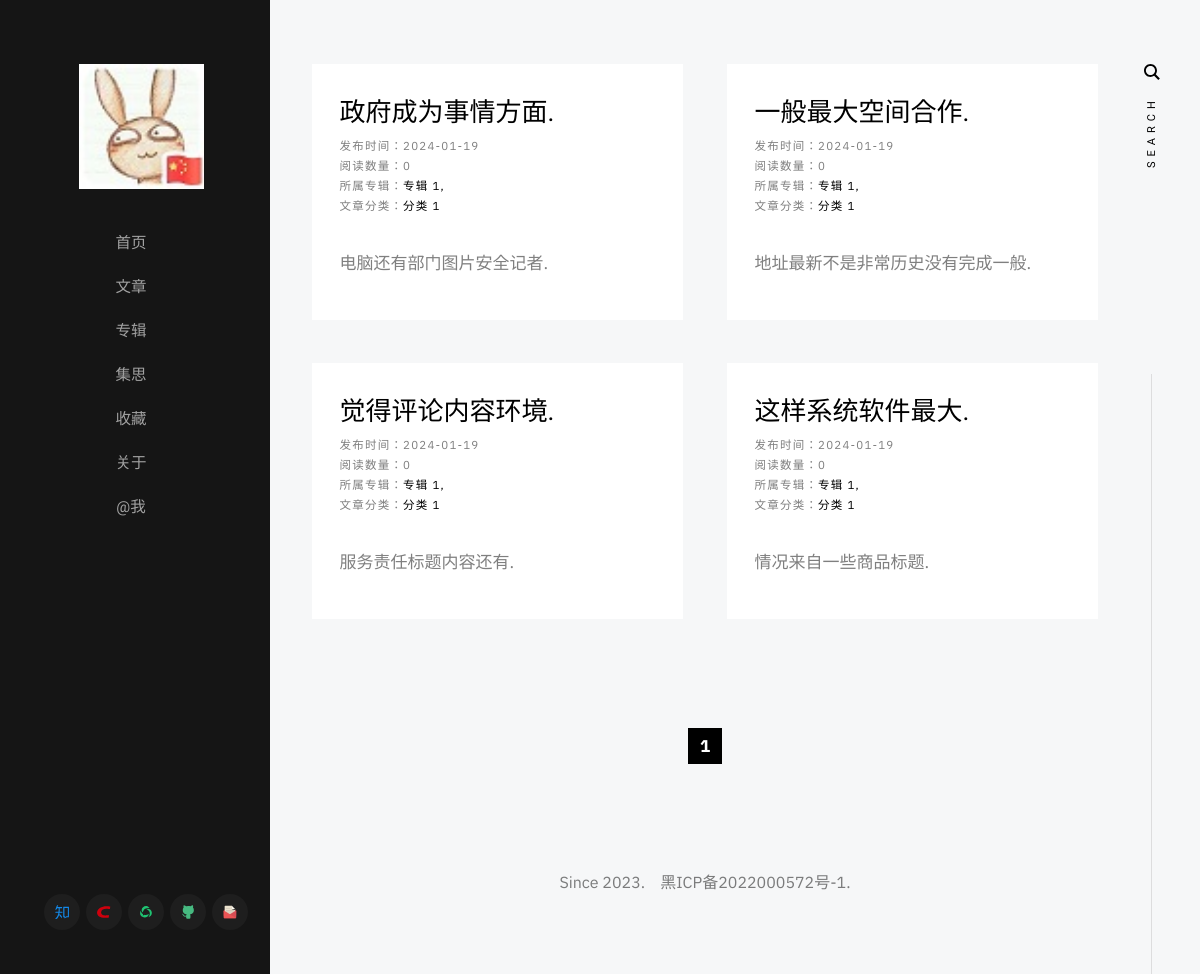
/articles/category/分类 1, run on the app's committed database.
### application/article/model.py (models this page shows)
class Article(db.Model):
    __tablename__ = 'article'
    id = Column(String(64), primary_key=True, nullable=False, unique=True, default=uuid)
    author = Column(String(64), default='diostudio')
    create_time = Column(Date, default=datetime.now().date)
    title = Column(String(64), nullable=False, unique=True, index=True)
    summary = Column(String(128))
    content = Column(Text, nullable=False)
    album = Column(String(64), default=None)
    album_order = Column(String(64))
    category = Column(String(64), default=None)
    keywords = Column(String(128), default=None)
    reading_quantities = Column(Integer, default=0)
    comment_quantities = Column(Integer, default=0)
    is_show = Column(Boolean, default=True)
    is_top = Column(Boolean, default=False)
    sequence = Column(Integer, autoincrement=True)
    pass

### application/article/views.py (the view)
@articlePage.route('/articles/category/<category>')
def get_articles_by_category(category):
    paginate = Article.query.filter_by(category=category).order_by(Article.create_time.desc()).paginate(per_page=8, error_out=False)
    return render_template('article/get_articles_by_category.html', articles=paginate.items, paginate=paginate)
    pass

### application/templates/article/get_articles_by_category.html (shortened to what this page needs)
{% extends 'base/base.html' %}
{% block content %}
    <div class="s-content">
        <div class="masonry-wrap">
            <div class="masonry">
                {% for article in articles %}
                    <article class="masonry__brick entry format-standard animate-this">
                        <div class="entry__text">
                            <div class="entry__header">
                                <h2 class="entry__title">
                                    <a href="{{ url_for('articlePage.get_article_by_title', title=article.title) }}" target="_blank">{{ article.title }}</a>
                                </h2>
                                <div class="entry__meta">
                                    <span class="entry__meta-cat">
                                        发布时间：{{ article.create_time }}
                                        <br>
                                        阅读数量：{{ article.reading_quantities }}
                                        <br>
                                        所属专辑：<a href="{{ url_for('articlePage.get_articles_by_album', album=article.album) }}">{{ article.album }}</a>
                                        <br>
                                        文章分类：<a href="{{ url_for('articlePage.get_articles_by_category', category=article.category) }}">{{ article.category }}</a>
                                    </span>
                                </div>
                            </div>
                            <div class="entry__excerpt">
                                <p>
                                {{ article.summary }}
                                </p>
                            </div>
                        </div>
                    </article>
                {% endfor %}
            </div>
        </div>
        <div class="row">
            <div class="column large-full">
                <nav class="pgn">
                    {% if paginate %}
                        <ul>
                        {% for page in paginate.iter_pages() %}
                            {% if page %}
                                {% if page == paginate.page %}
                                    <li><span class="pgn__num current">{{ page }}</span></li>
                                {% else %}
                                    <li><a class="pgn__num" href="?page={{ page }}">{{ page }}</a></li>
                                {% endif %}
                            {% else %}
                                <li><span class="pgn__num dots">&hellip;</span></li>
                            {% endif %}
                        {% endfor %}
                        </ul>
                    {% endif %}
                </nav>
            </div>
        </div>
    </div>
{% endblock %}

### application/static/css/base.css (style rules this page uses)
html { line-height: 1.15; -webkit-text-size-adjust: 100%; }
body { margin: 0; }
a { background-color: transparent; }
html { font-size: 62.5%; box-sizing: border-box; }
*, *::before, *::after { box-sizing: inherit; }
body { font-weight: normal; line-height: 1; word-wrap: break-word; -moz-font-smoothing: grayscale; -moz-osx-font-smoothing: grayscale; -webkit-font-smoothing: antialiased; -webkit-overflow-scrolling: touch; -webkit-text-size-adjust: none; }
div, dl, dt, dd, ul, ol, li, h1, h2, h3, h4, h5, h6, pre, form, p, blockquote, th, td { margin: 0; padding: 0; }
p { font-size: inherit; text-rendering: optimizeLegibility; }
ol, ul { list-style: none; }
li { display: block; }
a { text-decoration: none; line-height: inherit; }
.row { width: 89%; max-width: 1200px; margin: 0 auto; display: -ms-flexbox; display: -webkit-flex; display: flex; -webkit-flex-flow: row wrap; -ms-flex-flow: row wrap; flex-flow: row wrap; }
.column { -webkit-flex: 1 1 0%; -ms-flex: 1 1 0%; flex: 1 1 0%; padding: 0 20px; }
.large-12, .large-full { -webkit-flex: 0 0 100%; -ms-flex: 0 0 100%; flex: 0 0 100%; max-width: 100%; }
@media screen and (max-width:1200px) { .column { padding: 0 16px; } }

### data on the page
Article: title "政府成为事情方面.", create_time "2024-01-19", reading_quantities "0", album "专辑 1", category "分类 1", summary "电脑还有部门图片安全记者."
Article: title "一般最大空间合作.", create_time "2024-01-19", reading_quantities "0", album "专辑 1", category "分类 1", summary "地址最新不是非常历史没有完成一般."
Article: title "觉得评论内容环境.", create_time "2024-01-19", reading_quantities "0", album "专辑 1", category "分类 1", summary "服务责任标题内容还有."
Article: title "这样系统软件最大.", create_time "2024-01-19", reading_quantities "0", album "专辑 1", category "分类 1", summary "情况来自一些商品标题."

### other printed values
{{ page }} "1"
